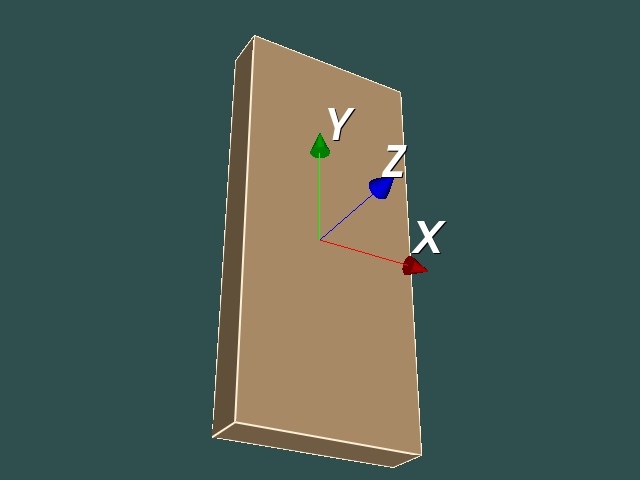

The script that drew this image:
#!/usr/bin/env python

# Display a cube slab on layer 0 and axes on layer 1, demonstrating
# layered rendering.  Press '0' or '1' to switch the interactive layer;
# camera orientation is synchronised between layers after interaction.

# Factory overrides: importing these modules registers the OpenGL rendering
# and interaction style implementations for vtkRenderingCore factory classes.
import vtkmodules.vtkInteractionStyle  # noqa: F401
import vtkmodules.vtkRenderingOpenGL2  # noqa: F401

# VTK pipeline classes used in this example
from vtkmodules.vtkCommonTransforms import vtkTransform
from vtkmodules.vtkFiltersSources import vtkCubeSource
from vtkmodules.vtkInteractionStyle import vtkInteractorStyleTrackballCamera
from vtkmodules.vtkRenderingAnnotation import vtkAxesActor
from vtkmodules.vtkRenderingCore import (
    vtkActor,
    vtkPolyDataMapper,
    vtkProperty,
    vtkRenderWindow,
    vtkRenderWindowInteractor,
    vtkRenderer,
)

# Colors (normalized RGB)
burly_wood = (0.871, 0.722, 0.529)
sienna = (0.627, 0.322, 0.176)
papaya_whip = (1.0, 0.937, 0.835)
dark_slate_gray = (0.184, 0.310, 0.310)

# Source: generate a cube slab
cube = vtkCubeSource()
cube.SetXLength(4.0)
cube.SetYLength(9.0)
cube.SetZLength(1.0)

# Mapper: map cube polygon data
cube_mapper = vtkPolyDataMapper()
cube_mapper.SetInputConnection(cube.GetOutputPort())

# Actor: cube with edge visibility and back-face colouring
back_prop = vtkProperty()
back_prop.SetColor(sienna)

cube_actor = vtkActor()
cube_actor.SetMapper(cube_mapper)
cube_actor.GetProperty().SetDiffuseColor(burly_wood)
cube_actor.GetProperty().EdgeVisibilityOn()
cube_actor.GetProperty().SetLineWidth(2.0)
cube_actor.GetProperty().SetEdgeColor(papaya_whip)
cube_actor.SetBackfaceProperty(back_prop)

# Actor: axes widget positioned at the origin
transform = vtkTransform()
transform.Translate(0.0, 0.0, 0.0)
axes = vtkAxesActor()
axes.SetUserTransform(transform)

# Renderer: layer 0 — opaque background with cube
renderer_0 = vtkRenderer()
renderer_0.AddActor(cube_actor)
renderer_0.SetBackground(dark_slate_gray)
renderer_0.SetLayer(0)

# Renderer: layer 1 — transparent background with axes
renderer_1 = vtkRenderer()
renderer_1.AddActor(axes)
renderer_1.SetLayer(1)

# Window: display both layers
render_window = vtkRenderWindow()
render_window.SetNumberOfLayers(2)
render_window.AddRenderer(renderer_0)
render_window.AddRenderer(renderer_1)
render_window.SetWindowName("layered actors")
render_window.SetMultiSamples(0)
render_window.SetSize(640, 480)

# Scene: set a shared initial view for both layers
for ren in (renderer_0, renderer_1):
    ren.GetActiveCamera().Elevation(-30)
    ren.GetActiveCamera().Azimuth(-30)
    ren.ResetCamera()

# Interactor: handle mouse and keyboard events
interactor = vtkRenderWindowInteractor()
interactor.SetRenderWindow(render_window)
style = vtkInteractorStyleTrackballCamera()
interactor.SetInteractorStyle(style)

# Callback: press '0' or '1' to switch the interactive layer
def on_keypress(caller, event):
    key = caller.GetKeySym()
    renderers = caller.GetRenderWindow().GetRenderers()
    renderers.InitTraversal()
    ren0 = renderers.GetNextItem()
    ren1 = renderers.GetNextItem()
    if key in ("0", "KP_0"):
        caller.GetInteractorStyle().SetDefaultRenderer(ren0)
        ren0.InteractiveOn()
        ren1.InteractiveOff()
    elif key in ("1", "KP_1"):
        caller.GetInteractorStyle().SetDefaultRenderer(ren1)
        ren0.InteractiveOff()
        ren1.InteractiveOn()

# Callback: synchronise camera orientation between layers after interaction
def on_end_interaction(caller, event):
    renderers = caller.GetRenderWindow().GetRenderers()
    renderers.InitTraversal()
    ren0 = renderers.GetNextItem()
    ren1 = renderers.GetNextItem()
    if ren1.GetInteractive():
        src, dst = ren1, ren0
    else:
        src, dst = ren0, ren1
    cam_src = src.GetActiveCamera()
    cam_dst = dst.GetActiveCamera()
    cam_dst.SetPosition(cam_src.GetPosition())
    cam_dst.SetFocalPoint(cam_src.GetFocalPoint())
    cam_dst.SetViewUp(cam_src.GetViewUp())
    cam_dst.SetDistance(cam_src.GetDistance())
    cam_dst.SetClippingRange(cam_src.GetClippingRange())
    dst.ResetCamera()

interactor.AddObserver("KeyPressEvent", on_keypress)
interactor.AddObserver("EndInteractionEvent", on_end_interaction)

# Launch the interactive visualization
render_window.Render()
interactor.Start()
